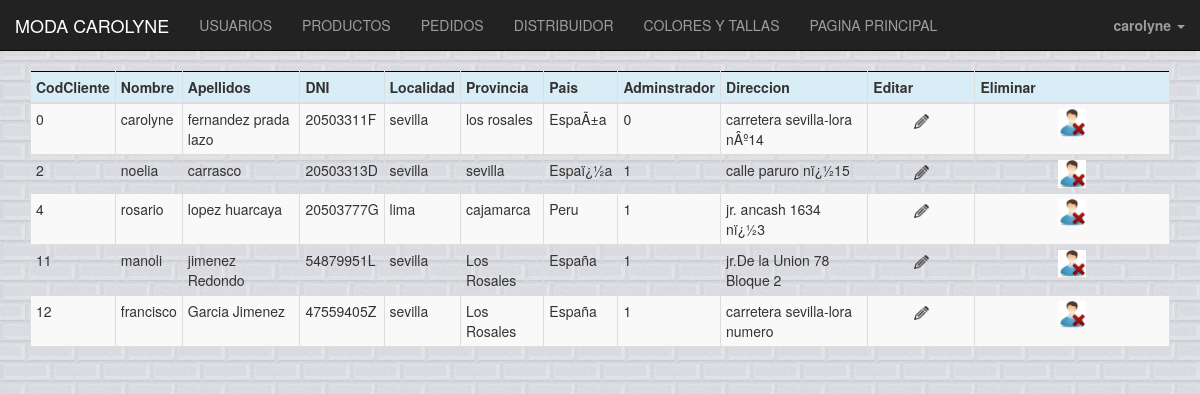
The page /administrador/administrador.php (signed in) on the database its author committed.
### tables this page shows
CREATE TABLE IF NOT EXISTS `usuarios` (
  `codusuario` int(6) NOT NULL AUTO_INCREMENT,
  `Nombre` varchar(20) NOT NULL,
  `apellido` varchar(30) NOT NULL,
  `dni` varchar(9) NOT NULL,
  `localidad` varchar(45) NOT NULL,
  `provincia` varchar(30) NOT NULL,
  `pais` varchar(30) NOT NULL,
  `administrador` int(2) NOT NULL,
  `direccion` varchar(30) NOT NULL,
  `passwd` varchar(100) NOT NULL,
  `telefono` int(9) NOT NULL,
  PRIMARY KEY (`codusuario`)
);

### administrador/administrador.php (the view, shortened to what this page needs)
<!DOCTYPE html>
<html>
  <head>
      <link rel="stylesheet" href="http://maxcdn.bootstrapcdn.com/bootstrap/3.3.5/css/bootstrap.min.css">
      <link rel="stylesheet" href="../css/administrador.css">
</head>
  <body>
    <?php
        include "../plantilla/cabeceradmin.php"
    ?>
    <?php
      $connection = new mysqli("localhost", "root", "carolyne", "tienda");
      $connection->set_charset("utf8");
      if ($result = $connection->query("SELECT * FROM usuarios;")) {
      ?>
<div class="container">
          <table style="border:1px solid black" class="table table-striped table-bordered table-hover table-condensed">
          <thead>
            <tr class="info" >
              <th>CodCliente</th>
              <th>Nombre</th>
              <th>Apellidos</th>
              <th>DNI</th>
              <th>Localidad</th>
              <th>Provincia</th>
              <th>Pais</th>
              <th>Adminstrador</th>
              <th>Direccion</th>
              <th>Editar</th>
              <th>Eliminar</th>
          </thead>
      <?php
          while($obj = $result->fetch_object()) {
              echo "<tr>";
              echo "<td>".$obj->codusuario."</td>";
              echo "<td>".$obj->Nombre."</td>";
              echo "<td>".$obj->apellido."</td>";
              echo "<td>".$obj->dni."</td>";
              echo "<td>".$obj->localidad."</td>";
              echo "<td>".$obj->provincia."</td>";
              echo "<td>".$obj->pais."</td>";
              echo "<td>".$obj->administrador."</td>";
              echo "<td>".$obj->direccion."</td>";
              echo "<td><center><a href='editar-usu.php?id=$obj->codusuario'><img src='../admin/1.png'></center></td>";
              echo "<td><center><a href='eliminar-usu.php?id=$obj->codusuario'><img src='../admin/eliminar.jpg'></center></td>";
              echo "</tr>";
          }
      }
    ?>
    </div>
  </body>
  </html>

### plantilla/cabeceradmin.php (shortened to what this page needs)
<nav class="navbar navbar-inverse navbar-static-top" role="navigation">
  <a href="#" class="navbar-brand" >MODA CAROLYNE</a>
<div class="collapse navbar-collapse" id="navegacion">
<ul class="nav navbar-nav">
  <li><a href="administrador.php">USUARIOS</a></li>
  <li><a href="producto.php">PRODUCTOS</a></li>
  <li><a href="pedidos.php">PEDIDOS</a></li>
  <li><a href="distribuidor.php">DISTRIBUIDOR</a></li>
  <li><a href="cyt.php">COLORES Y TALLAS</a></li>
    <li><a href="../usuarios/index.php">PAGINA PRINCIPAL</a></li>
</ul>
<?PHP
if(isset($_SESSION['nombre']) && $_SESSION['nombre'] != ''){
?>
<div class="container-fluid">
    <ul class="nav navbar-nav navbar-right">
      <li class="dropdown">
        <a href="#" class="dropdown-toggle" data-toggle="dropdown"><b>
          <?PHP
          echo $_SESSION['nombre']; ?></b> <span class="caret"></span></a>
      </li>
    </ul>
<?php
}
?>
         </div>
</div>
</nav>

### css/administrador.css (style rules this page uses)
img { width: 15%; height: 15%; }
body { background-image: url("../imagenes/fondo.jpg") }

### rows shown on the page
usuarios: codusuario "0", Nombre "carolyne", apellido "fernandez prada lazo", dni "20503311F", localidad "sevilla", provincia "los rosales", pais "EspaÃ±a", administrador "0", direccion "carretera sevilla-lora nÂº14"
usuarios: codusuario "2", Nombre "noelia", apellido "carrasco", dni "20503313D", localidad "sevilla", provincia "sevilla", pais "Espaï¿½a", administrador "1", direccion "calle paruro nï¿½15"
usuarios: codusuario "4", Nombre "rosario", apellido "lopez huarcaya", dni "20503777G", localidad "lima", provincia "cajamarca", pais "Peru", administrador "1", direccion "jr. ancash 1634 nï¿½3"
usuarios: codusuario "11", Nombre "manoli", apellido "jimenez Redondo", dni "54879951L", localidad "sevilla", provincia "Los Rosales", pais "España", administrador "1", direccion "jr.De la Union 78 Bloque 2"
usuarios: codusuario "12", Nombre "francisco", apellido "Garcia Jimenez", dni "47559405Z", localidad "sevilla", provincia "Los Rosales", pais "España", administrador "1", direccion "carretera sevilla-lora numero"

### other values the page prints
$_SESSION['nombre'] "carolyne"
